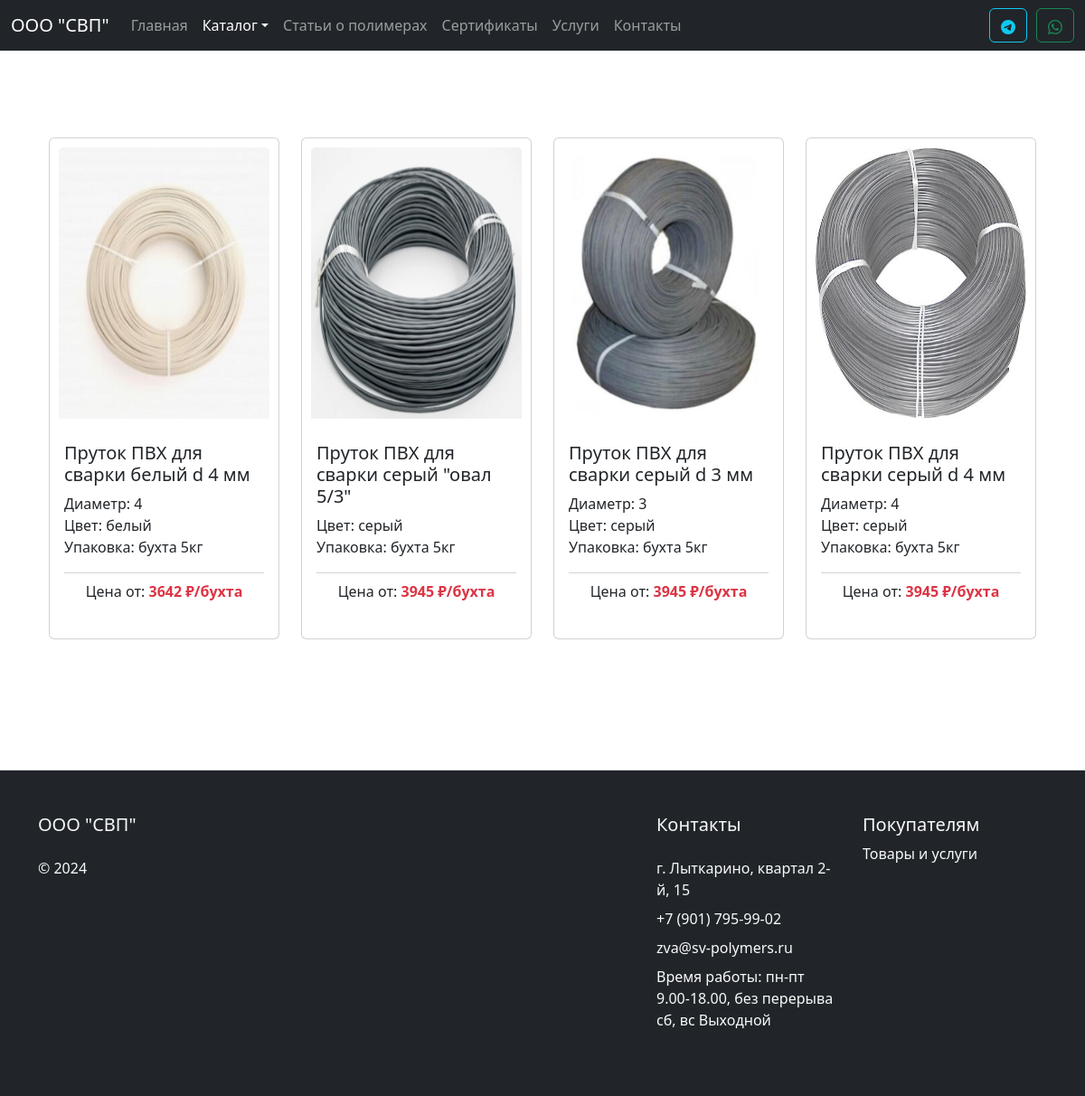
Screenshot of /catalog/pvc_rod/products.php with the database file from the repository.
### tables this page shows
CREATE TABLE `products_pvc_rod` (
  `id` int(5) NOT NULL COMMENT 'Идентификатор',
  `name` varchar(100) NOT NULL COMMENT 'Наименование',
  `category` varchar(2) NOT NULL COMMENT 'Карегория',
  `subcategory` varchar(2) NOT NULL COMMENT 'Подкатегория',
  `image` varchar(50) NOT NULL COMMENT 'Изображение',
  `price` int(10) NOT NULL COMMENT 'Цена',
  `opt_price` int(10) NOT NULL COMMENT 'Оптовая цена',
  `diler_price` int(10) NOT NULL COMMENT 'Дилерская цена',
  `pack` varchar(100) NOT NULL COMMENT 'Упаковка',
  `description` varchar(1000) NOT NULL COMMENT 'Описание',
  `color` varchar(100) NOT NULL COMMENT 'Цвет',
  `diameter` int(5) DEFAULT NULL COMMENT 'Диаметр',
  `applying` varchar(2000) NOT NULL COMMENT 'Применение',
  `instruction` varchar(2000) NOT NULL COMMENT 'Инструкция'
);

### catalog/pvc_rod/products.php (the view, shortened to what this page needs)
<?
include_once $_SERVER['DOCUMENT_ROOT'] . "/modules/header.php";
require($_SERVER['DOCUMENT_ROOT'] . '/database/db.php');
$subcategory = $_GET['sub'];
if ($subcategory) {
  $sql = "SELECT * FROM products_pvc_rod WHERE subcategory = $subcategory";
} else {
  $sql = "SELECT * FROM products_pvc_rod";
}
$result = $conn->query($sql);
if ($result->num_rows != 0) {
  $products = $result->fetch_all(MYSQLI_ASSOC);
}
?>
<div class="container my-5">
  <div class="container mt-5 mb-5">
    <div class="row row-cols-1 row-cols-md-4 g-4 justify-content-center">
      <?php foreach ($products as $product): ?>
        <div class="col">
          <a href="/catalog/pvc_rod/product?id=<?= $product['id']; ?>" class="card h-100 ki-card">
            <div style="padding:10px;">
              <img style="width: 100%; height: 300px;" src=<?= '/assets/images/catalog/' . $product['image'] ?> class="card-img-top" alt=<?= $product['name'] ?>>
            </div>
            <div class="card-body d-flex flex-column ">
              <h5 class="card-title"><?= $product['name'] ?></h5>
              <p class="card-text" style="flex:1;">
                <?php if ($product['diameter']) { ?>
                  Диаметр: <?= $product['diameter'] ?><br>
                <? } ?>
                Цвет: <?= $product['color'] ?><br>
                Упаковка: <?= $product['pack'] ?><br>
              <div class="card-footer bg-transparent d-flex justify-content-center px-0">
                <p>Цена от: <strong class="text-danger"><?= $product['opt_price']; ?> ₽/бухта</strong></p>
              </div>
            </div>
          </a>
        </div>
      <?php endforeach; ?>
    </div>
  </div>
</div>
<? include_once $_SERVER['DOCUMENT_ROOT'] . "/modules/footer.php"; ?>

### assets/style.css (style rules this page uses)
body { min-height: 100vh; display: flex; flex-direction: column; }
.ki-card { translate: all .3s; text-decoration: none; }

### rows the page displays
products_pvc_rod: image (picture), name "Пруток ПВХ для сварки белый d 4 мм", diameter "4", color "белый", pack "бухта 5кг", opt_price "3642"
products_pvc_rod: image (picture), name "Пруток ПВХ для сварки серый \"овал 5/3\"", color "серый", pack "бухта 5кг", opt_price "3945"
products_pvc_rod: image (picture), name "Пруток ПВХ для сварки серый d 3 мм", diameter "3", color "серый", pack "бухта 5кг", opt_price "3945"
products_pvc_rod: image (picture), name "Пруток ПВХ для сварки серый d 4 мм", diameter "4", color "серый", pack "бухта 5кг", opt_price "3945"
